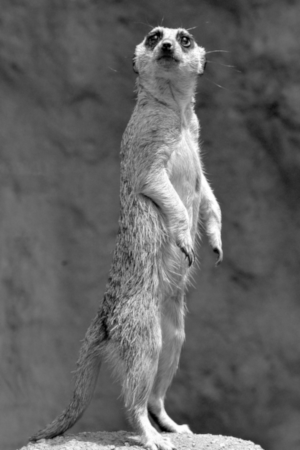
#> input picture test_samples/meerkat_lr.png, 300 x 450 px, found by its file name
$ jupyter execute --allow-errors test.ipynb   (shell and % lines are left out)
#> lines starting #> are read from the running program, lines starting #| are printed output that depends on the picture
### src/Self-Similarity/res/python/transforms.py
import numpy as np
import cv2
import math


def cubic_bspline(x):
    '''
    This is the upsampling filter U.
    '''
    x= math.fabs(x)

    p1= (1.5*x - 2.5)*x*x + 1.0
    p2= ((-0.5*x + 2.5)*x - 4.0)*x + 2.0

    # if both the conditions ain't followed, then answer is 0
    return (0 <= x and x <= 1)*p1 + (1 < x and x <= 2)*p2

def quadratic_bspline(x):
    '''
    This is the downsampling filter D
    '''
    x= math.fabs(x)

    p1= -2*x*x + 0.5
    p2= 0.5*(x-1.5)*(x-1.5)

    return (0 <= x and x <= 0.5)*p1 + (0.5 < x and x <= 1.5)*p2


def resampler_1d(arr_1d:np.ndarray, out_len, kernel_func):
    '''
    This is 1D resampling to arbitrary scales using a kernel function for interpolation
    '''
    assert arr_1d is not None and arr_1d.ndim >= 1, "Provide a non-empty 1D ndarray for 1D resampling"
    assert kernel_func is not None, "Provide a valid kernel for interpolation in 1D"

    inp_len= len(arr_1d)
    scale= out_len/inp_len

    nchannels= 1
    if arr_1d.ndim > 1: nchannels= arr_1d.shape[1]

    res= np.zeros((out_len, nchannels), dtype=np.float64)

    # radius is dependent on kernel, simple branchless programming
    radius= (kernel_func==cubic_bspline)*2 + (kernel_func==quadratic_bspline)*1.5

    for i in range(out_len):
        # find the center in input array
        t_in= i/scale

        # get kernel support (nbd of pixels to read)
        j_min= int(math.floor(t_in - radius))
        j_max= int(math.floor(t_in + radius))

        sum, sum_weight= 0, 0

        for j in range(j_min, j_max):
            # this is what is gonna be used to determine the weight of pixel at j
            t_kernel= t_in- j

            # weight for current pixel
            weight= (scale < 1.0)*(kernel_func(t_kernel*scale) * scale) + (scale >= 1.0)*(kernel_func(t_kernel))

            # index handling (edge cases), circular convolution
            idx= (j < 0)*(-j) + (j >= inp_len)*((inp_len - 1) - (j - inp_len) - 1) + (j >= 0 and j < inp_len)*j

            sum+= weight * arr_1d[max(0, min(inp_len - 1, idx))]
            sum_weight+= weight

        if sum_weight > 0:
            res[i]= sum / sum_weight
    return res

def resampler_2d(arr_2d: np.ndarray, out_shape, kernel_func):
    '''
    Same as above but in 2D
    '''
    assert arr_2d is not None and arr_2d.ndim >= 2, "Provide a non-empty 2D ndarray for 2D resampling"
    assert kernel_func is not None, "Provide a valid kernel for interpolation in 2D"
    assert out_shape is not None and isinstance(out_shape, (list, tuple)) and len(out_shape) == 2, "Give a shape for 2D array"

    h_in, w_in= arr_2d.shape[:2]
    h_out, w_out= out_shape

    nchannels= 1
    if arr_2d.ndim > 2: nchannels= arr_2d.shape[2]

    img_temp= np.zeros((h_in, w_out, nchannels), dtype=np.float64)
    img_out=  np.zeros((h_out, w_out,nchannels), dtype=np.float64)

    # process rows
    for i in range(h_in):
        img_temp[i, :, :]= resampler_1d(arr_2d[i,:,:], w_out, kernel_func)

    # process cols
    for j in range(w_out):
        img_out[:, j, :]= resampler_1d(img_temp[:,j,:], h_out, kernel_func)

    return np.squeeze(img_out, axis=2) if nchannels == 1 else img_out


interpolation_dict= {
    'cubic':    cv2.INTER_CUBIC,
    'bilinear': cv2.INTER_LINEAR,
    'nearest':  cv2.INTER_NEAREST,
    'wavelet': resampler_2d
}

def resize(img: np.ndarray, shape, interp= 'cubic', kernel_func=None):
    '''
    **Inputs**
    ----
    - img [np.ndarray]: LR image (can be grayscale or color both)
    - shape [float]: new dimesions of image in order (height, width)
    - interp [str]: interpolation type

    **Output**:
    ----
    - iout [float]: resized image

    **Desciption**
    ----
    Gives the scaled image
    '''
    assert img is not None, "Image matrix cannot be \33[1mNone\33[0m!"
    assert isinstance(img,(np.ndarray,)) and len(img.shape) >= 2, "\33[1mimg\33[0m must be a numpy.ndarray with dimesion more than 1"
    assert isinstance(shape, (tuple, list)) and len(shape) == 2, "There are only two image dimensions!"

    assert shape[0] > 0 and shape[1] > 0, "Image dimensions after scaling must be greater than 0!"
    interp_type= interpolation_dict[interp]

    if interp_type== resampler_2d:
        assert kernel_func is not None, "Provide a valid kernel function for this interpolation method"
        return np.clip(resampler_2d(img, shape, kernel_func), 0.0, 1.0)

    return np.clip(cv2.resize(img, dsize=(shape[1], shape[0]), interpolation=interp_type), 0., 1.)

### src/Self-Similarity/res/python/self_similarity.py
import numpy as np
import cv2
import math
import time

from .transforms import resize, cubic_bspline, quadratic_bspline

def get_search_area(L_0: np.ndarray, i_c, j_c, window_size):
    '''
    **Inputs**
    ----
    - L_0 [np.ndarray]: LR image (can be grayscale or color both)
    - i_c, j_c [int]: center coordinates of the search area
    - window_size [int]: the size of the search area window

    **Output**:
    ----
    - search_patch [np.ndarray]: search area in LR

    **Desciption**
    ----
    Gives the LR search area for example patch
    '''
    # 1. define ideal boundaries
    radius= window_size//2
    i_s_ideal= i_c - radius
    i_e_ideal= i_c + radius + 1
    j_s_ideal= j_c - radius
    j_e_ideal= j_c + radius + 1

    l0shape= L_0.shape
    i_s_actual= max(0, i_s_ideal)
    i_e_actual= min(l0shape[0], i_e_ideal)
    j_s_actual= max(0, j_s_ideal)
    j_e_actual= min(l0shape[1], j_e_ideal)

    # 2. padding for the thing
    pad_top= i_s_actual - i_s_ideal
    pad_bot= i_e_ideal - i_e_actual
    pad_lft= j_s_actual - j_s_ideal
    pad_rgt= j_e_ideal - j_e_actual

    # 3. extract patch
    search_patch= L_0[i_s_actual: i_e_actual, j_s_actual: j_e_actual]

    # 4. pad patch
    if L_0.ndim > 2:
        search_patch= np.pad(
            search_patch,
            ((pad_top, pad_bot), (pad_lft, pad_rgt), (0,0)),
            'constant', constant_values=0
        )
    else:
        search_patch= np.pad(
            search_patch,
            ((pad_top, pad_bot), (pad_lft, pad_rgt)),
            'constant', constant_values=0
        )

    return search_patch

def get_best_detail_patch(query, search_area_l0, search_area_h0):
    '''
    **Inputs**
    ----
    - query [np.ndarray]: query patch in LR
    - search_area_l0 [np.ndarray]: searching in blurred out version of og image
    - search_area_h0 [int]: HF detail of search area from og image

    **Output**:
    ----
    - h_patch [np.ndarray]: HF detail of most similar patch from search_area_l0

    **Desciption**
    ----
    Gives the HF detail of most similar patch from search_area_l0
    '''
    assert query.ndim == search_area_h0.ndim and query.ndim == search_area_l0.ndim, "They cannot have different dimensions!"

    result= cv2.matchTemplate(search_area_l0.astype(np.float32), query.astype(np.float32), cv2.TM_SQDIFF_NORMED)
    min_val, max_val, min_loc, max_loc= cv2.minMaxLoc(result)

    x_tl, y_tl= min_loc
    patch_size_lr= query.shape

    h_patch= search_area_h0[y_tl: y_tl + patch_size_lr[0], x_tl: x_tl + patch_size_lr[1]]

    return h_patch

# [5 lines left out: function process_patch, not called in this run]

def small_SR(I_0, s: float, patch_size= 7, search_size= 21, overlap= 0.2):
    '''
    **Inputs**
    ----
    - I_0 [np.ndarray]: Og image LR
    - s [float]: small scale factor
    - patch_size [int]: HR image patch size for self similarity
    - search_size[int]: search area size in LR blurred image
    - overlap [float]: overlap percentage of blocks

    **Output**:
    ----
    - img_out [np.ndarray]: upscaled image

    **Desciption**
    ----
    Gives upscaled image
    '''
    assert I_0 is not None, "Image matrix cannot be \33[1mNone\33[0m!"
    assert isinstance(I_0,(np.ndarray,)) and len(I_0.shape) >= 2, "\33[1mimg\33[0m must be a numpy.ndarray with dimesion more than 1"
    assert s > 1, "This is a super resolution routine. Provide proper upscale factor"

    interp_type= 'wavelet'
    stride= round((1. - overlap) * patch_size)

    print("Starting LSS Upscale (Strided Method)...")
    start_time = time.time()

    # --- 1. Create image layers --- #
    print("Step 1: Creating Image Layers...")

    # 1.1 L_1 (base HR image)
    H, W, _= I_0.shape
    wu, hu= math.ceil(s*W), math.ceil(s*H)
    L_1= resize(I_0, (hu, wu), interp=interp_type, kernel_func=cubic_bspline)      # U(img)

    # 1.2 L_0 (LR search image) blurred out version of og LR
    hd, wd= math.ceil(H/s), math.ceil(W/s)
    assert hd > 0 and wd > 0, "Image dimensions cannot be zero!"
    D_I0= resize(I_0, (hd, wd), interp=interp_type, kernel_func= quadratic_bspline)
    L_0 = resize(D_I0, (H, W), interp=interp_type, kernel_func= cubic_bspline)      # U(D(img))
    wpd, hpd= math.ceil(patch_size/s), math.ceil(patch_size/s)  # patch size in LR search image

    assert wpd > 0, "Example Patch size must be greater than 0!"
    assert wpd <= search_size, "Search area must be greater than patch area!"

    # 1.3 HF Detail layer
    H_0= I_0 - L_0

    # --- 2. Create Accumulation Buffers --- #
    print("Step 2: Initializing accumulator buffers...")
    accumulation_buffer = np.zeros_like(L_1)
    weight_buffer = np.zeros(L_1.shape)

    # --- 3. Define Patch Selection mechanism --- #
    print("Step 3: Patch details...")
    for i_h in range(0, hu, stride):
        for j_h in range(0, wu, stride):
            if i_h + patch_size >= hu or j_h + patch_size >= wu:
                continue
            # 3.1 extract HR patch (p)
            p= L_1[i_h: i_h + patch_size, j_h: j_h + patch_size]

            # 3.2 Downscale patch to LR size (we gonna exploit self similarity)
            pd= resize(p, (hpd, wpd), interp='cubic')

            # 3.3 Find relevent search area in L_0 image
            i_c= i_h + patch_size//2
            j_c= j_h + patch_size//2
            search_area_lr= get_search_area(L_0, int(i_c/s), int(j_c/s), wpd)
            search_area_hr= get_search_area(H_0, int(i_c/s), int(j_c/s), wpd)

            # 3.4 Get relevent HF detail
            h_patch= get_best_detail_patch(pd, search_area_lr, search_area_hr)

            # 3.5 Add detail to target
            h_up= resize(h_patch, (patch_size, patch_size), interp= 'cubic')
            p_enhanced= p + h_up

            # 3.6 add to accumulated buffer
            accumulation_buffer[i_h: i_h + patch_size, j_h: j_h + patch_size] += p_enhanced
            weight_buffer[i_h: i_h + patch_size, j_h: j_h + patch_size] += 1

    print("Step 4: Finalizing things...")
    weight_buffer[weight_buffer == 0] = 1

    I_1= accumulation_buffer/weight_buffer

    end_time = time.time()
    print(f"Upscaling finished in {end_time - start_time:.2f} seconds.\n")

    return np.clip(I_1, 0., 1.)

### src/Self-Similarity/res/python/image.py
import numpy as np
import cv2
import matplotlib.pyplot as plt
from .constants import *

# [27 lines left out: function load_image, not called in this run]

def display_image(img, title= 'title', cmap= 'gray'):
    '''
    **Inputs**
    ----
    - img [np.ndarray]: Image matrix
    - title [str]: Title to the plot of the image
    - cmap [str]: cmap for `plt.imshow`, by default is 'gray'

    **Outputs**
    ----
    None

    **Description**
    ----
    Displays the image stored in the `img` buffer using
    `plt.imshow`.
    '''
    ## error checks
    assert img is not None, "Image matrix cannot be \33[1mNone\33[0m!"
    assert isinstance(img,(np.ndarray,)) and len(img.shape) >= 2, "\33[1mimg\33[0m must be a numpy.ndarray with dimesion more than 1"
    assert str is not None and isinstance(title, str), "\33[1mtitle\33[0m must be a string"


    ## display routine
    plt.imshow(img, cmap= cmap)
    plt.title(title)
    plt.show()


# [43 lines left out: functions avg_intensity, offset_image, not called in this run]

### src/Self-Similarity/test.ipynb
[cell 1]
from res.python.image import load_image, display_image
from res.python.transforms import resize
import numpy as np
import cv2

# img= load_image('./src/Self-Similarity/test_image.jpg', normalize=True)
img = cv2.imread("D:/DIP Project/Super-resolution-downstream/test_samples/meerkat_lr.png", cv2.IMREAD_COLOR)/255.0
#> img: shape (450, 300, 3) float64; min 0, max 1, mean 0.384
print(img.shape)
#| (450, 300, 3)
display_image(img, 'moutains.jpg')
print(img.dtype)
#| float64

[cell 2]
from res.python.transforms import quadratic_bspline

img_hr= resize(img, img.shape[:2], interp='cubic')
img_lr= resize(img, (img.shape[0]//3, img.shape[1]//3), interp='cubic')
#> call 2 of resize, with shape = (150, 100), interp = 'cubic'
#> in resize (call 2), `return np.clip(cv2.resize(img, dsize=(shape[1], shape[0]), interpolati..`:
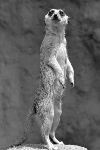
#> returned value: shape (150, 100, 3) float64; min 0, max 1, mean 0.384
print(img_hr.shape)
#| (450, 300, 3)
print(img_lr.shape)
#| (150, 100, 3)

display_image(img_hr, 'mountain HR')
display_image(img_lr, 'mountain LR')

[cell 3]
import cv2

#> (the rest of this cell did not finish here and is left out)

[cell 4]
from res.python.self_similarity import small_SR

img_ss= img_lr.copy()
for i in range(5):
    img_ss= small_SR(img_ss, 1.25, patch_size=5, search_size=11, overlap=0.2)

[cell 5]
display_image(img_ss, 'mountain SR image')
img_ss.shape

[cell 6]
import cv2
final_img= (np.clip(img_ss, 0.0,1.0)*255).astype(np.uint8)
cv2.imwrite('./images/SR/mountain.png', cv2.cvtColor(final_img, cv2.COLOR_BGR2RGB))
